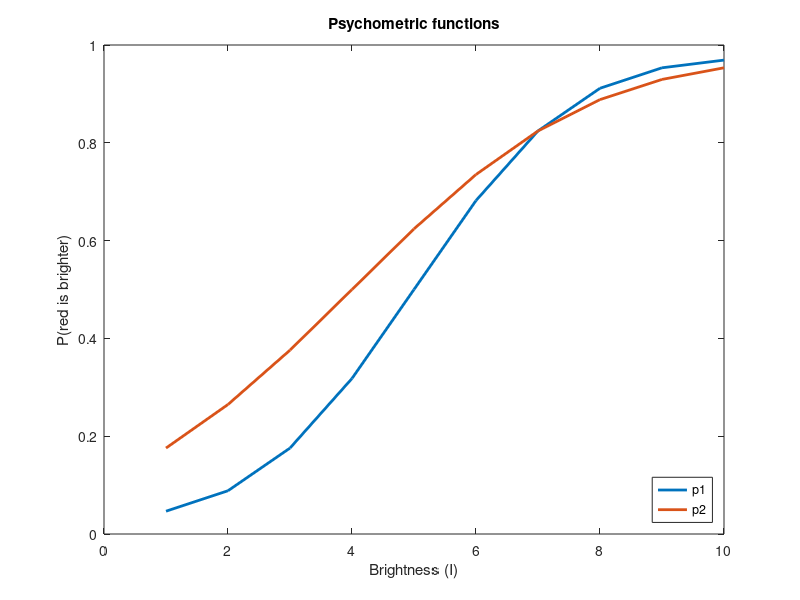
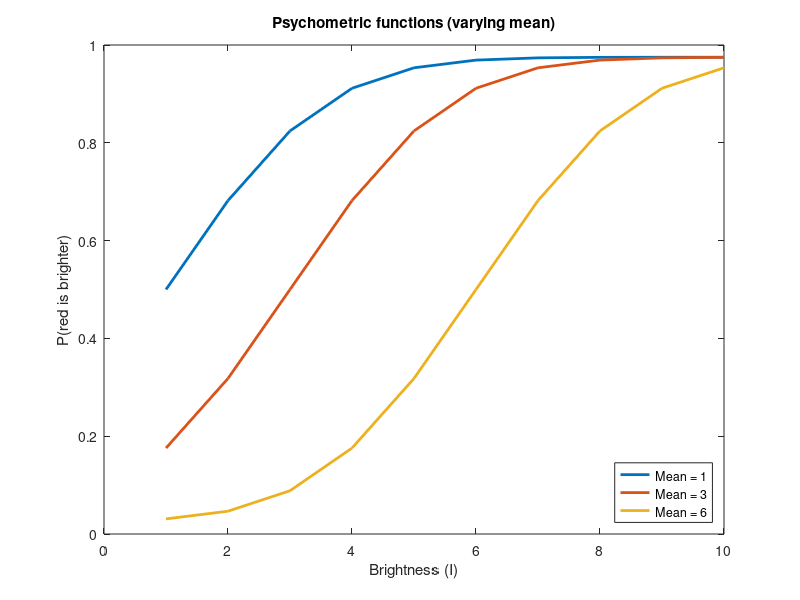
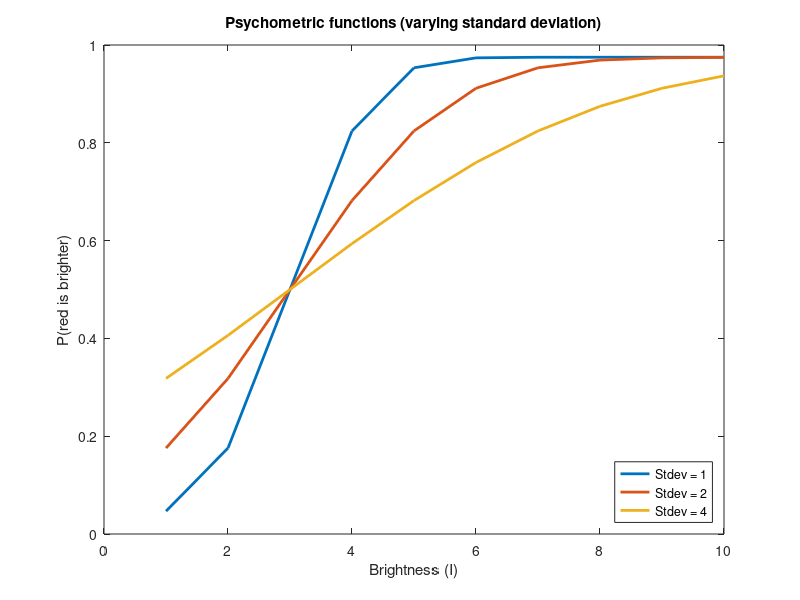

Write MATLAB code to recreate these figures, in order. (Note: this script raises an error after producing the figures.)
clear; close all; clc;

%% a)
I = 1:10;
lambda = 0.05;
mu = [5, 4];
sigma = [2, 3];

fig1 = figure();
for i = 1:length(mu)
    gauss_cdf = normcdf(I, mu(i), sigma(i));
    p = lambda/2 + (1-lambda) * gauss_cdf;
    plot(I, p, 'DisplayName', sprintf('p%d',i), 'LineWidth', 2)
    hold on;
end
xlabel('Brightness (I)')
ylabel('P(red is brighter)')
title('Psychometric functions')
legend('Location', 'southeast')

%%
% The two curves are sigmoidal or psychometric functions and saturate to 1
% as the intensity is increased. The two curves differ in their slopes.
% Curve p1 has a steeper slope compared to the curve p2. This implies that 
% the probability of the subject saying that "The red spot is brighter"
% increases rapidly with small changes in brightness in case of p1 but is
% rather slow in case of curve p2. We can also see that the curve p1 is in
% general above the curve p1 indicating that for the same intensity values,
% the probability of the subject saying that "The red spot is brighter" is
% higher in the case of p2.

%%
% Changing the mean of the psychometric function shifts the curve to the right
% along the brightness axis as increasing the mean results in increasing
% the threshold for deciding the response. This can be seen clearly in the
% figure below:
%%
I = 1:10;
lambda = 0.05;
mu = [1, 3, 6];
sigma = [2, 2, 2];

fig2 = figure();
for i = 1:length(mu)
    gauss_cdf = normcdf(I, mu(i), sigma(i));
    p = lambda/2 + (1-lambda) * gauss_cdf;
    plot(I, p, 'DisplayName', sprintf('Mean = %d',mu(i)), 'LineWidth', 2)
    hold on;
end
xlabel('Brightness (I)')
ylabel('P(red is brighter)')
title('Psychometric functions (varying mean)')
legend('Location', 'southeast')

%%
% Changing the standard deviation of the psychometric functions does not
% affect the threshold but affects the slope of the curve. Hence increasing
% the standard deviation would flatten the curve. Specifically, it will
% decrease the probability of calling "Red is brighter" at higher
% intensity levels but increase the probability of calling "Red is
% brighter" at lower intensity levels. This can be seen clearly in the
% figure below:

%%
I = 1:10;
lambda = 0.05;
mu = [3, 3, 3];
sigma = [1, 2, 4];

fig3 = figure();
for i = 1:length(mu)
    gauss_cdf = normcdf(I, mu(i), sigma(i));
    p = lambda/2 + (1-lambda) * gauss_cdf;
    plot(I, p, 'DisplayName', sprintf('Stdev = %d',sigma(i)), 'LineWidth', 2)
    hold on;
end
xlabel('Brightness (I)')
ylabel('P(red is brighter)')
title('Psychometric functions (varying standard deviation)')
legend('Location', 'southeast')

%%
% The range of p(I) is [0:1]. This range is appropriate because p(I) is a
% probability of the subject making a decision. The probability makes sense
% only in the range 0 to 1 and thus justifies the range of p(I).

%% b)
% The function simpsych is defined at the end of the file.

%% c)
T = ones(1, 7) * 100;
I = 1:7;
lambda = 0.05;
mu = 4;
sigma = 1;
B = simpsych(lambda, mu, sigma, I, T);
gauss_cdf = normcdf(I, mu, sigma);
p = lambda/2 + (1 - lambda) * gauss_cdf;

fig4 = figure();
plot(I, p, 'DisplayName', 'p(I)', 'LineWidth', 2)
hold on;
plot(I, B./T, 'r*', 'DisplayName', 'B./T', 'LineWidth', 2)
xlabel('Brightness (I)')
ylabel('P(red is brighter)')
title(sprintf('Simulating simpsych (trials = %d)', 100))
legend('Location', 'southeast')

%% d)
T = ones(1, 7) * 10;
I = 1:7;
lambda = 0.05;
mu = 4;
sigma = 1;
B = simpsych(lambda, mu, sigma, I, T);
gauss_cdf = normcdf(I, mu, sigma);
p = lambda/2 + (1 - lambda) * gauss_cdf;

fig5 = figure();
plot(I, p, 'DisplayName', 'p(I)', 'LineWidth', 2)
hold on;
plot(I, B./T, 'r*', 'DisplayName', 'B./T', 'LineWidth', 2)
xlabel('Brightness (I)')
ylabel('P(red is brighter)')
title(sprintf('Simulating simpsych (trials = %d)', 10))
legend('Location', 'southeast')

%%
% The second plot also samples from the same psychometric distribution but
% since the number of trials are less, there is more noise in sampling. As
% a result, the data points from the sample do not fit the psychometric
% curve as well in the second curve as they do in the first curve.

%% d)
mu_steps = 1:0.1:7;
T10 = ones(1, 7) * 10;
T100 = ones(1, 7) * 100;
I = 1:7;
lambda = 0.05;
sigma = 1;
B10_likelihood = zeros(length(mu_steps), 7);
B100_likelihood = zeros(length(mu_steps), 7);

for i = 1:length(mu_steps)
    mu = mu_steps(i);
    B10_likelihood(i, :) = simpsych(lambda, mu, sigma, I, T10);
    B100_likelihood(i, :) = simpsych(lambda, mu, sigma, I, T100);
end

%% e)

%% Function
function B = simpsych(lambda, mu, sigma, I, T)
    loop_size = length(I);
    B = zeros(1, loop_size);
    gauss_cdf = normcdf(I, mu, sigma);
    p = lambda/2 + (1 - lambda) * gauss_cdf;
    for k = 1:loop_size
        %yesses = 0;
        trial_rand = rand(1, T(k));
        yesses = trial_rand < p(k);
        B(:, k) = sum(yesses);
    end
end

